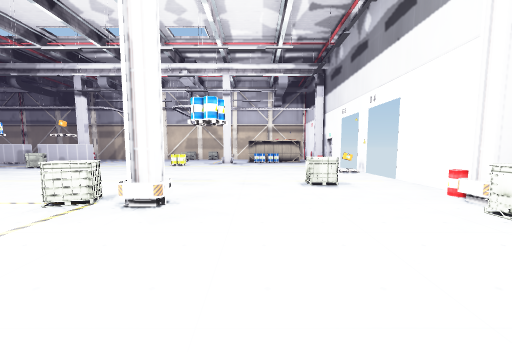
[1] (above)

19 first-person views from a walk through a 3-D level made in the Unity game engine. The camera is 1.5 m above the floor, tilts 6° down and sees 90° across. The floor is counted in squares, 2 m on a side. Each view is taken from the middle of a square. On the plan, view 1 faces up. The plan holds only what a view shows up to about 9 squares ahead; the rest is blank. The player character is not drawn. Door leaves are left out, so doorways stand open. Some surface patterns are stand-ins.

[2]
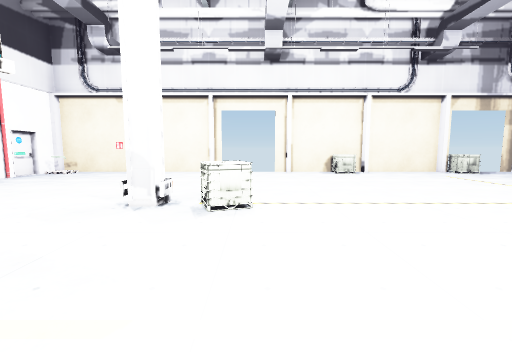

[3]
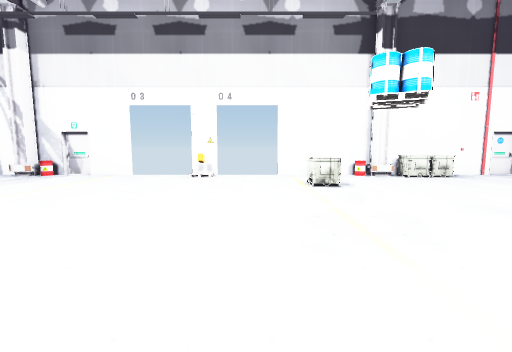

[4]
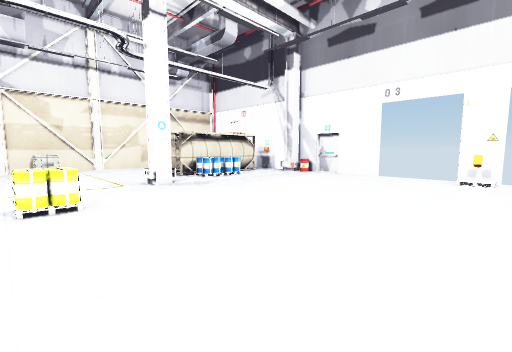

[5]
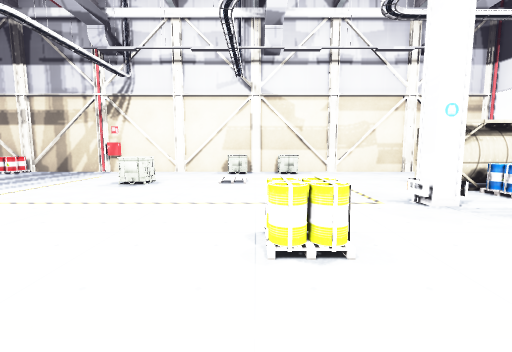

[6]
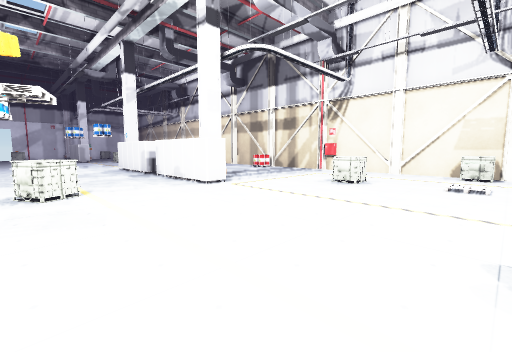

[7]
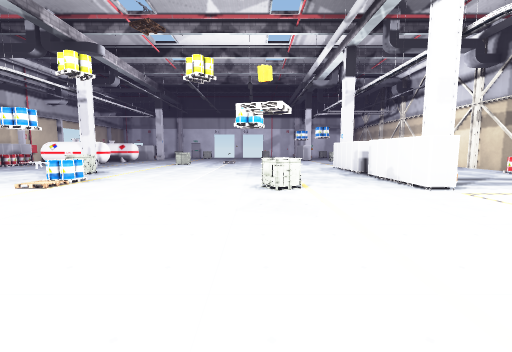

[8]
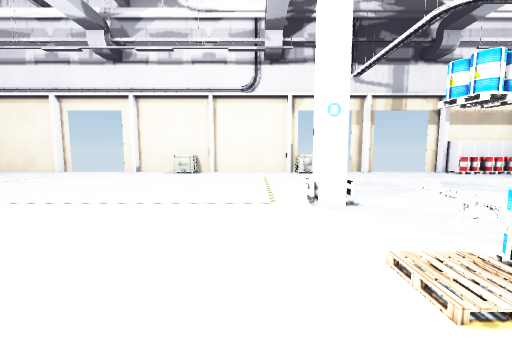

[9]
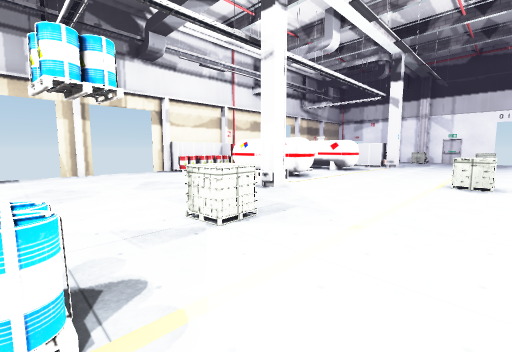

[10]
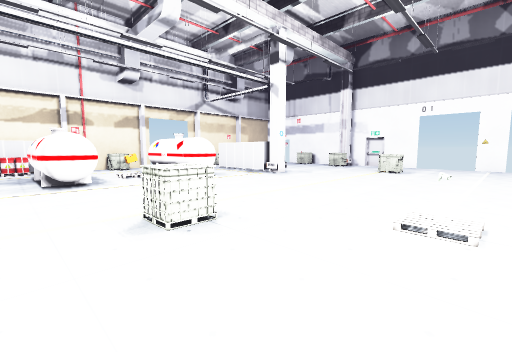

[11]
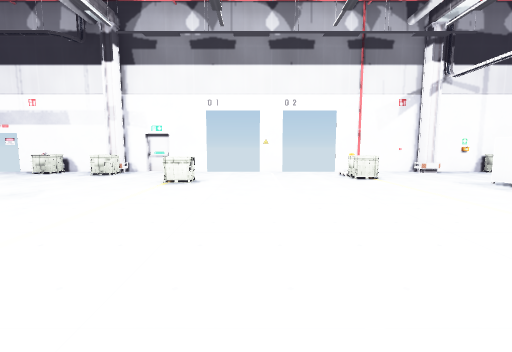

[12]
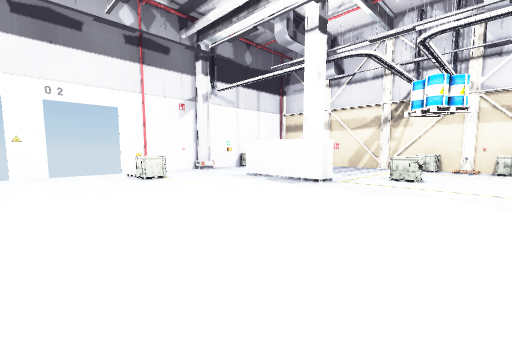

[13]
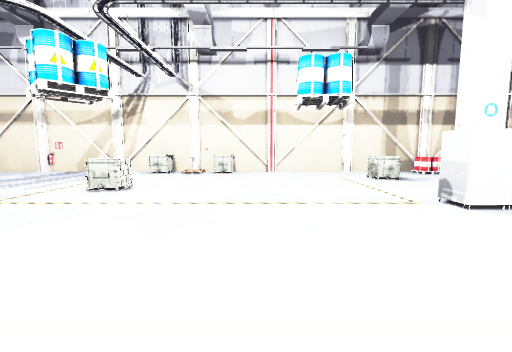

[14]
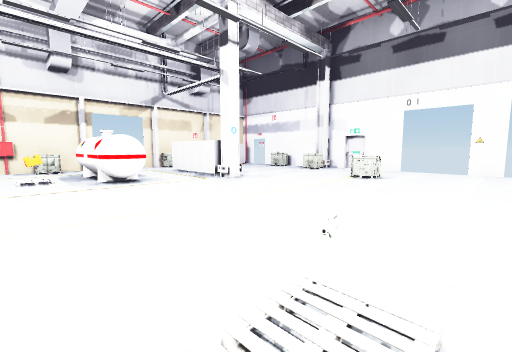

[15]
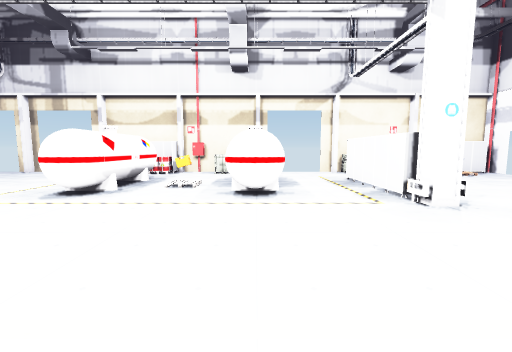

[16]
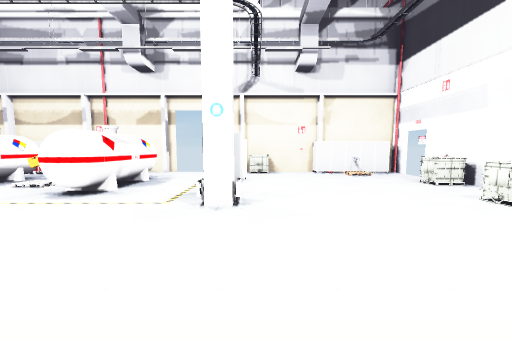

[17]
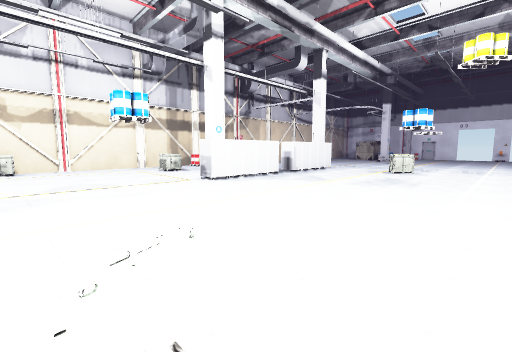

[18]
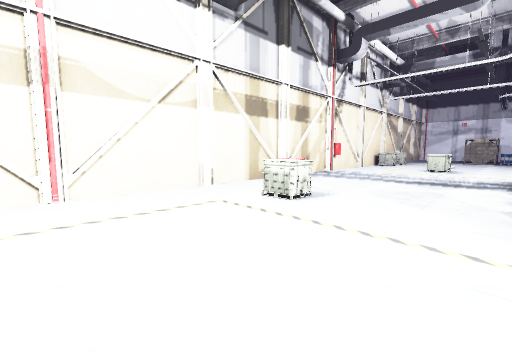

[19]
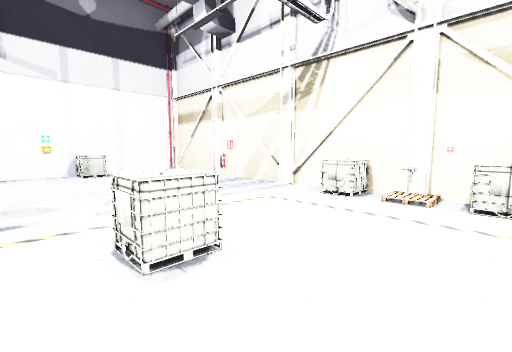

### Floor plan
Points are (right, up) in squares from view 1. A wall is a line through its corners. A room is listed if a view was taken in it or the views show most of it. See-through windows are left out.
Room 1 (views 1, 2, 3, 4, 5, 6, 7, 8, 9, 10, 11, 12, 13, 14, 15, 16, 17, 18, 19)
walls: (-11.8, 13.1) (-14.4, 13.1) (-14.4, 13.8); (-8.6, 13.7) (-8.6, 13.1) (-11.1, 13.1) (-11.1, 13.7); (-12, -1.5) (-11.1, -1.5); (-9.5, -1.5) (-3.6, -1.5); (-1.7, 3.2) (-1.7, 3.7) (-1.3, 3.7) (-1.3, 3.2); (-14.4, -1.5) (-13.6, -1.5); (-21, 13.7) (-21, 13.1) (-23.6, 13.1); (-1.3, 3.4) (-1.7, 3.4); (-21.9, 3.4) (-21.1, 3.4); (-21.7, 3) (-21.7, 3.7) (-21.3, 3.7) (-21.3, 0.6); (-21.9, 3.1) (-21.2, 3.1); (-19.5, -1.5) (-16.4, -1.5); (-2, -1.5) (3.5, -1.5) (3.5, 6.4); (3.5, 8) (3.5, 8.9); (3.5, 10.5) (3.5, 14.5); (3.7, 11.9) (3.7, 12.6); (-26.5, 9) (-26.5, 8.1); (1.4, 18.5) (-26.5, 18.5) (-26.5, 10.6); (-26.5, 6.5) (-26.5, 0.1); (-26.1, 13.8) (-26.1, 13.3) (-26.5, 13.3); (-26.7, 4.9) (-26.7, 4.4); (-24, -1.5) (-21.1, -1.5); (-26.2, -0.9) (-25.4, -0.9); (-26.5, -0.6) (-26.5, -1.5)
low walls: (-1.3, 3.2) (-1.7, 3.2); (-26.1, 13.1) (-26.5, 13.1)
ways out: open door at (-27, 0); open door at (-26.3, 8.5); open door at (-20.3, -1.3); open door at (-11.5, -1.3); open door at (-2.7, -1.3); open door at (3.3, 9.7); open door at (3.5, 7); gap at (-11.5, 13)
objects: container (-26, 1); container (-26, 4); container (-26, 16); other object (-25, -1); container (-25, 11); container (-24, 6); other object (-24, 11); other object (-24, 18); container (-22, -1); container (-20, 15); container (-20, 18); other object (-19, 1) to (-19, 3); other object (-19, 18); container (-18, -1); other object (-18, 9); container (-18, 18); other object (-17, 2); other object (-16, -1); other object (-16, 1) to (-16, 3); container (-16, 7); other object (-15, -1); container (-14, 16); other object (-13, 14); container (-12, 5); other object (-12, 14); other object (-12, 18); other object (-10, 6); other object (-10, 14); container (-9, -1); rifle (-9, 6); container (-9, 10) to (-9, 11); container (-7, 16); container (-6, -1); other object (-4, 12); other object (-4, 16); container (-4, 18); container (-3, 4); container (-3, 18); other object (0, 14); container (0, 15) to (2, 15); container (1, 6); other object (1, 14); other object (3, -1); container (3, 2); container (3, 3); barrel (3, 4); other object (3, 8); barrel (3, 13)

Positions as (right, up) in squares from view 1, and headings:
1: (0, 0), facing up
2: (-3, 7), facing down
3: (-4, 7), facing right
4: (-4, 8), facing up-right
5: (-4, 10), facing up
6: (-4, 10), facing up-left
7: (-4, 10), facing left
8: (-8, 7), facing down
9: (-10, 7), facing down-left
10: (-15, 9), facing down-left
11: (-18, 8), facing left
12: (-18, 8), facing up-left
13: (-17, 10), facing up
14: (-17, 9), facing down-left
15: (-19, 7), facing down
16: (-22, 7), facing down
17: (-18, 8), facing up-right
18: (-17, 14), facing up-right
19: (-18, 14), facing up-left
